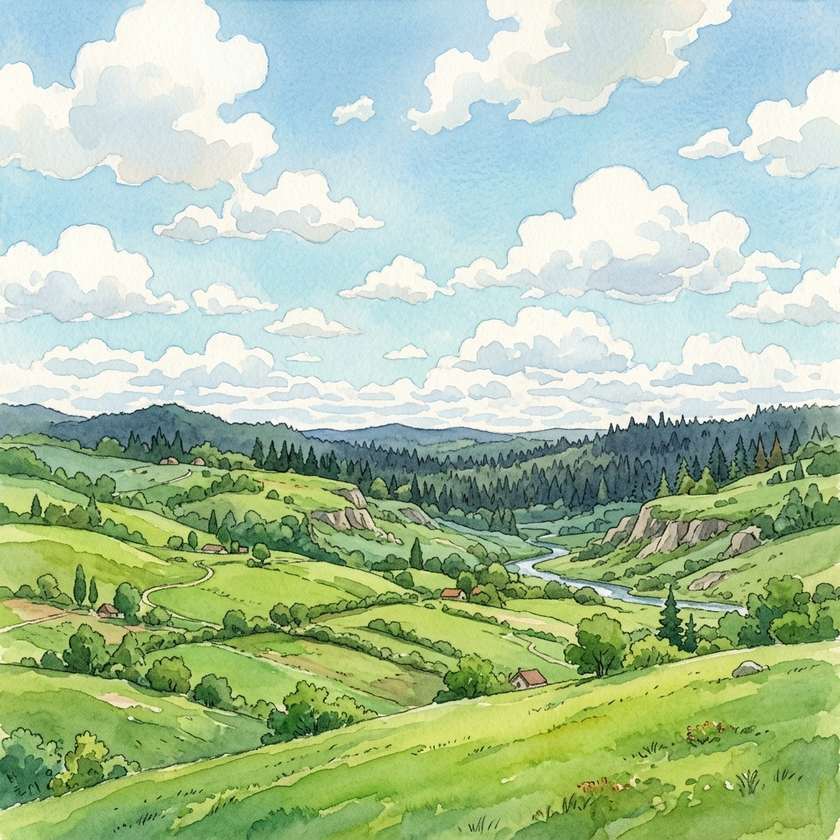
#> input picture assets/bg_daytime.png, 840 x 840 px, shrunk from 1024 x 1024 before the run, given in place of bg_layer_mountains_1781737562832.png, which was not available
$ python fix_seamless.py
#> lines starting #> are read from the running program, lines starting #| are printed output that depends on the picture; pictures that were not available may be replaced by others from this repository, and a replacement may not be noted
from PIL import Image

def make_seamless(filename, in_path, feather=200):
#> called with filename = 'assets/bg_layer_mountains.png', feather = 250
    print("Processing", filename)
    img = Image.open(in_path).convert("RGBA")

    # 1. Remove white sky
    data = img.getdata()
    new_data = []
    for item in data:
        if item[0] > 240 and item[1] > 240 and item[2] > 240:
            new_data.append((255, 255, 255, 0))
        else:
            new_data.append(item)
#> this loop made 705600 passes
#> item on passes 1 to 3: (174, 217, 232, 255), (175, 216, 233, 255), (177, 214, 234, 255)
#> after the loop, new_data = 705600 items
    img.putdata(new_data)

    w, h = img.size
#> w = 840; h = 840

    # 2. Swap halves
    left_half = img.crop((0, 0, w//2, h))
    right_half = img.crop((w//2, 0, w, h))

    seamless = Image.new("RGBA", (w, h))
#> seamless: PIL image 840x840 RGBA; every value is 0
    seamless.paste(right_half, (0, 0))
    seamless.paste(left_half, (w//2, 0))

    # Now the seam is exactly at x = w//2
    # We want to crossfade between right_half's right edge and left_half's left edge
    # These were the original edges of the image!

    # Let's take the original left edge and right edge
    orig_left = img.crop((0, 0, feather, h))
    orig_right = img.crop((w - feather, 0, w, h))

    # We will blend them over the center seam (w//2 - feather//2 to w//2 + feather//2)
    # The center seam is at x = w//2.
    # Pixels from (w//2 - feather//2) to w//2 come from orig_right (the right edge of original image)
    # Pixels from w//2 to (w//2 + feather//2) come from orig_left

    blend_img = seamless.copy()
    pixels = blend_img.load()
    orig_pixels = img.load()

    # Crossfade around the seam
    # The seam is at x_seam = w//2
    # We blend over a width of `feather`. Let's blend from x = w//2 - feather//2 to w//2 + feather//2
    half_feather = feather // 2
    for y in range(h):
        for x in range(feather):
            # alpha goes from 0 to 1 as we move left to right
            alpha = x / feather

            # The left side of the fade should be the original right side
            # The right side of the fade should be the original left side

            x_seam = (w//2 - half_feather) + x

            # Pixel from right side of original image
            r1, g1, b1, a1 = orig_pixels[w - feather + x, y]

            # Pixel from left side of original image
            r2, g2, b2, a2 = orig_pixels[x, y]

            # Blend
            r = int(r1 * (1 - alpha) + r2 * alpha)
            g = int(g1 * (1 - alpha) + g2 * alpha)
            b = int(b1 * (1 - alpha) + b2 * alpha)
            a = int(a1 * (1 - alpha) + a2 * alpha)

            pixels[x_seam, y] = (r, g, b, a)

    blend_img.save(filename, "PNG")

make_seamless("assets/bg_layer_mountains.png", "/Users/jaketrigg/.gemini/antigravity/brain/56e332c9-09d7-43f2-a27f-04bf0a5878c4/bg_layer_mountains_1781737562832.png", 250)
make_seamless("assets/bg_layer_hills.png", "/Users/jaketrigg/.gemini/antigravity/brain/56e332c9-09d7-43f2-a27f-04bf0a5878c4/bg_layer_hills_1781737578021.png", 250)
#> call 2 of make_seamless, with filename = 'assets/bg_layer_hills.png', feather = 250
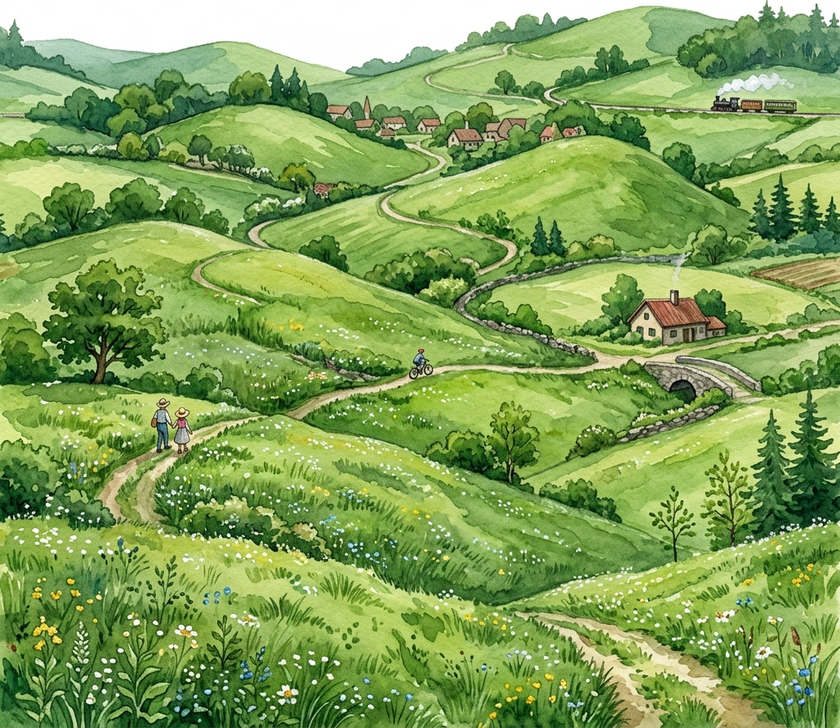
#> input picture assets/bg_daytime_hills.png, 840 x 728 px, shrunk from 1024 x 888 before the run, given in place of bg_layer_hills_1781737578021.png, which was not available
#> in make_seamless, img is the input picture: PIL image 840x728 RGBA; mean R, G, B, A 130, 162.1, 89.2, 255
#> the loop in make_seamless (call 2), `for item in data:` made 611520 passes
#> item on passes 1 to 3: (254, 254, 253, 255), (255, 255, 255, 255), (255, 254, 255, 255)
#> after the loop in make_seamless (call 2), `for item in data:`: new_data = 611520 items
#> in make_seamless (call 2), `left_half = img.crop((0, 0, w//2, h))`:
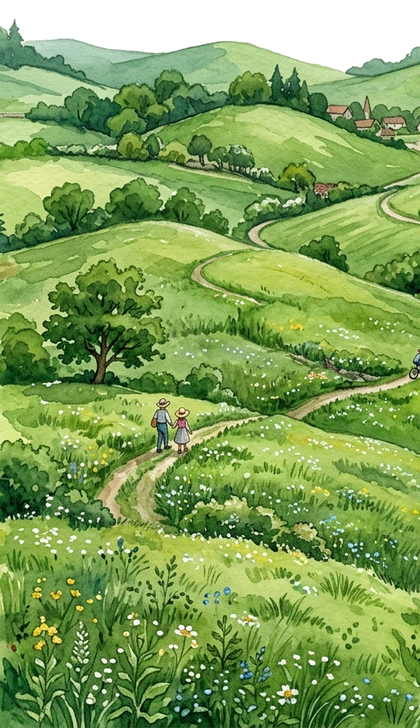
#> left_half: PIL image 420x728 RGBA; mean R, G, B, A 128.9, 161.5, 90.3, 237.6; transparent parts drawn white
#> in make_seamless (call 2), `right_half = img.crop((w//2, 0, w, h))`:
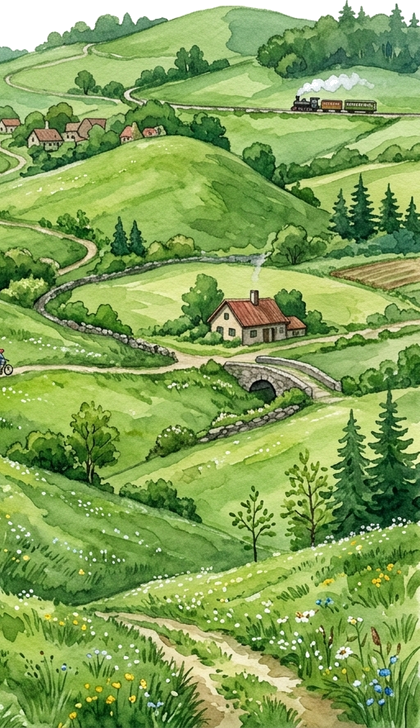
#> right_half: PIL image 420x728 RGBA; mean R, G, B, A 131.1, 162.7, 88.1, 248.4; transparent parts drawn white
#> in make_seamless (call 2), `seamless = Image.new("RGBA", (w, h))`: seamless: PIL image 840x728 RGBA; every value is 0
#> in make_seamless (call 2), `seamless.paste(right_half, (0, 0))`:
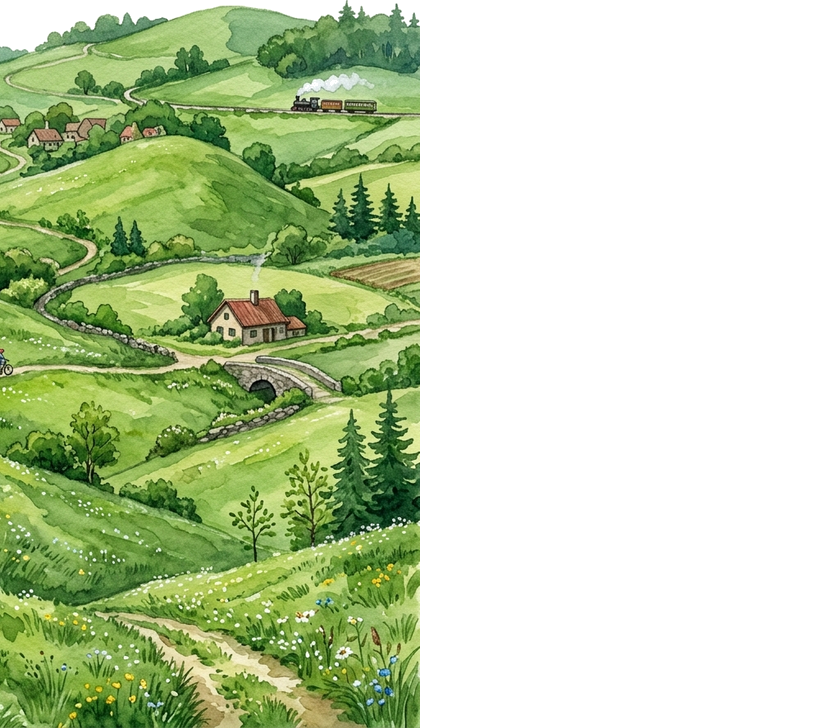
#> seamless: PIL image 840x728 RGBA; mean R, G, B, A 65.6, 81.4, 44, 124.2; transparent parts drawn white
#> in make_seamless (call 2), `orig_left = img.crop((0, 0, feather, h))`:
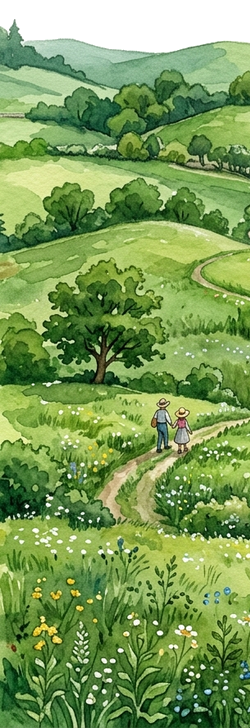
#> orig_left: PIL image 250x728 RGBA; mean R, G, B, A 123, 156.3, 88.3, 239.8; transparent parts drawn white
#> in make_seamless (call 2), `orig_right = img.crop((w - feather, 0, w, h))`:
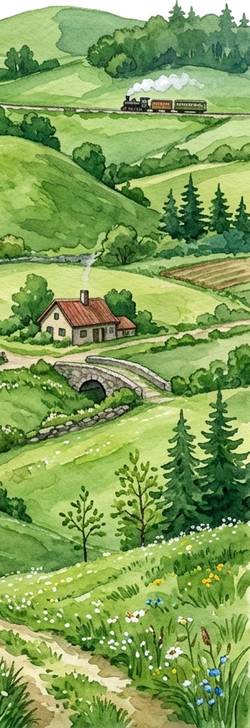
#> orig_right: PIL image 250x728 RGBA; mean R, G, B, A 131, 161.4, 89.4, 250.7; transparent parts drawn white
#> in make_seamless (call 2), `blend_img.save(filename, "PNG")`:
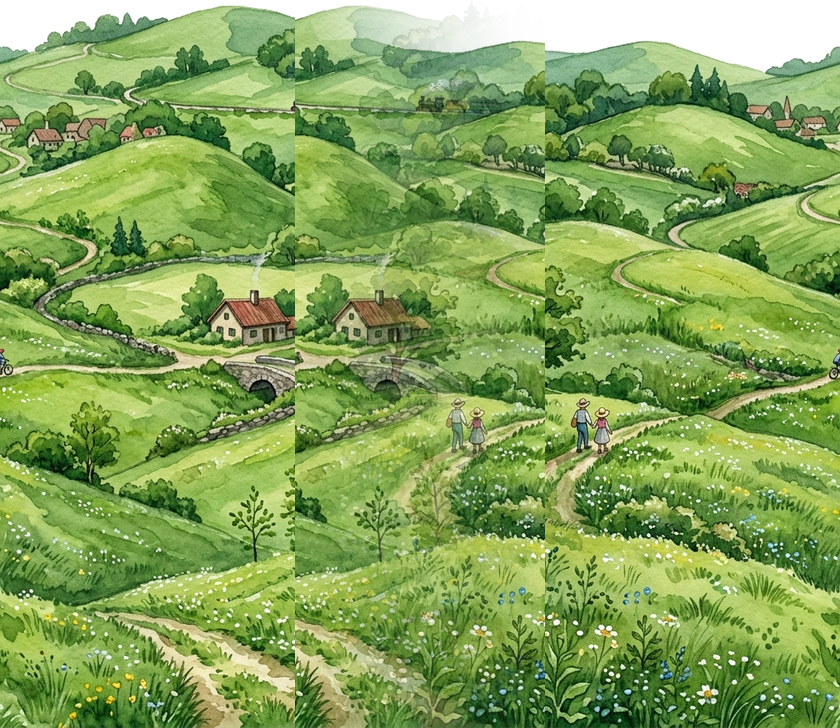
#> saved as bg_layer_hills.png: PIL image 840x728 RGBA; mean R, G, B, A 132.1, 163.6, 89.4, 242.9; transparent parts drawn white
print("Done")
